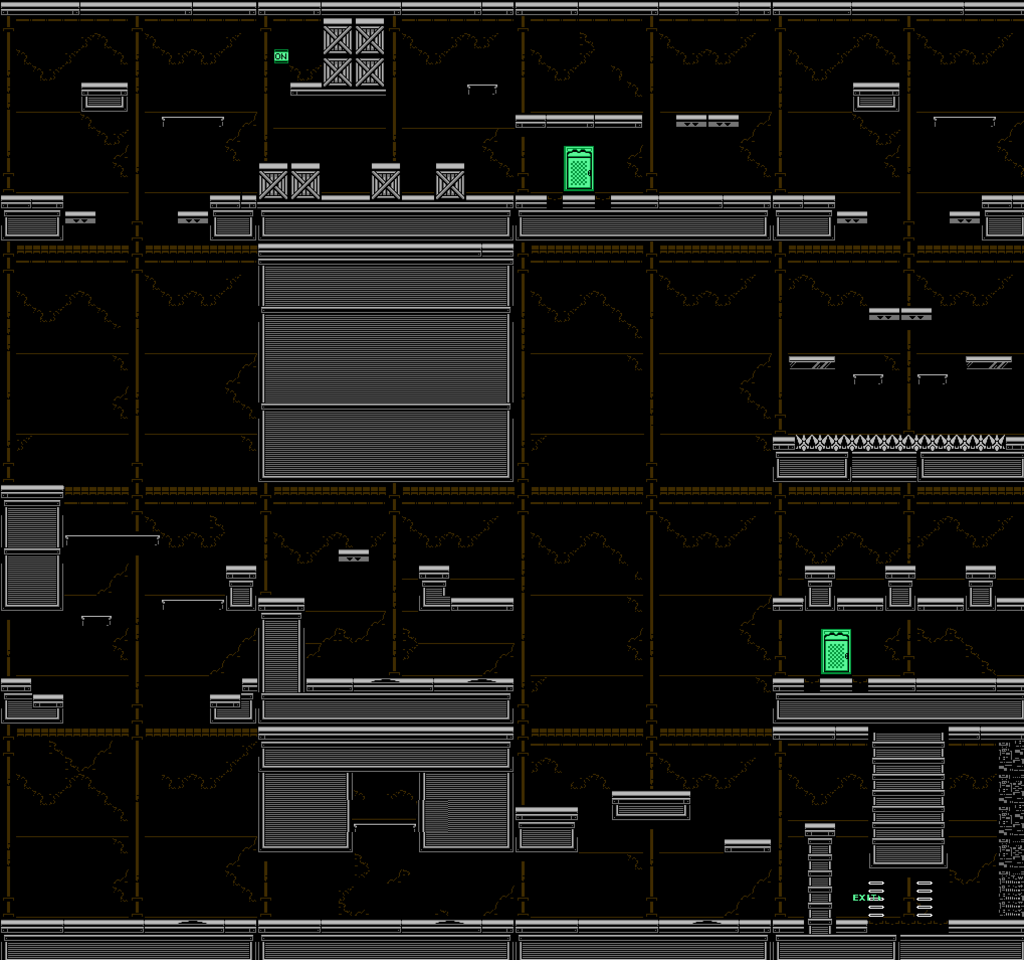

A 2D game scene composited from a Tiled map and its tileset images. What follows is a short description and the map's XML, with each tile layer's data collapsed to a summary:
An orthogonal 32x30 tile map with 32x32 px tiles, 1 tile layer (BackGround) and 129 objects (51x Step, 16x Capsule, 10x IronBar, 8x PowerStone, 5x RightBorder, ...).

<map version="1.2" tiledversion="1.2.4" orientation="orthogonal" renderorder="right-down" width="32" height="30" tilewidth="32" tileheight="32" infinite="0" nextlayerid="23" nextobjectid="144">
 <tileset firstgid="1" name="PittsburghDarkMap" tilewidth="32" tileheight="32" tilecount="960" columns="32">
  <image source="Pittsburgh_Dark_Map.png" width="1024" height="960" />
 </tileset>
 <layer id="1" name="BackGround" width="32" height="30">
  <data>[960 cells, 960 non-empty, 956 distinct tile ids]</data>
 </layer>
 <objectgroup id="18" name="RunEnemy">
  <object id="132" name="RunEnemy" x="268.5" y="878" width="22.5" height="48.5" />
 </objectgroup>
 <objectgroup id="19" name="Bat">
  <object id="133" name="Bat" x="807.5" y="240" width="23" height="17.5" />
  <object id="135" name="Bat" x="907.5" y="321" width="23" height="17.5" />
 </objectgroup>
 <objectgroup id="20" name="MissileEnemy">
  <object id="136" name="MissileEnemy" x="430" y="874.5" width="23.5" height="52.5" />
 </objectgroup>
 <objectgroup id="21" name="FlyEnemy">
  <object id="137" name="FlyEnemy" x="133" y="732" width="28" height="57" />
  <object id="138" name="FlyEnemy" x="630.5" y="30" width="25" height="54" />
 </objectgroup>
 <objectgroup id="2" name="Boundary">
  <object id="1" name="Roof" x="0" y="0" width="1024" height="16" />
  <object id="2" name="Ground" x="2.84217e-14" y="926" width="808" height="12" />
  <object id="3" name="LeftBorder" x="0" y="18" width="2" height="180.667" />
  <object id="4" name="LeftBorder" x="0" y="240" width="2" height="244" />
  <object id="5" name="LeftBorder" x="0" y="718" width="2" height="208" />
  <object id="6" name="RightBorder" x="1022" y="16" width="2" height="180" />
  <object id="7" name="LeftBorder" x="0" y="609" width="2" height="69" />
  <object id="8" name="RightBorder" x="1022" y="238" width="2" height="207" />
  <object id="9" name="RightBorder" x="1022" y="613" width="2" height="66" />
  <object id="10" name="RightBorder" x="1022" y="480" width="2" height="118" />
  <object id="11" name="RightBorder" x="1022" y="736" width="2" height="185" />
  <object id="12" name="Ground" x="831.333" y="924" width="192.667" height="14" />
 </objectgroup>
 <objectgroup id="12" name="IronBar">
  <object id="113" name="IronBar" x="467.5" y="86" width="29" height="2" />
  <object id="114" name="IronBar" x="67" y="536" width="92" height="2" />
  <object id="115" name="IronBar" x="163.5" y="600" width="63.5" height="2" />
  <object id="116" name="IronBar" x="81.5" y="617" width="27" height="2" />
  <object id="117" name="IronBar" x="351.5" y="825" width="68" height="2" />
  <object id="118" name="IronBar" x="853.5" y="375" width="29" height="2" />
  <object id="119" name="IronBar" x="918" y="375" width="29" height="2" />
  <object id="120" name="IronBar" x="934" y="117.5" width="61.5" height="2" />
  <object id="121" name="IronBar" x="934" y="117.5" width="61.5" height="2" />
  <object id="128" name="IronBar" x="163.5" y="117" width="59.5" height="2" />
 </objectgroup>
 <objectgroup id="16" name="GunEnemy">
  <object id="129" x="93.5" y="44.5" width="22.5" height="44" />
  <object id="130" x="234" y="157" width="22.5" height="44" />
  <object id="131" x="347.5" y="157.5" width="22.5" height="44" />
 </objectgroup>
 <objectgroup id="3" name="Steps">
  <object id="13" name="Step" x="83" y="88" width="43" height="23" />
  <object id="14" name="Step" x="0" y="200" width="63" height="39" />
  <object id="17" name="Step" x="209" y="200" width="48" height="40" />
  <object id="18" name="Step" x="290" y="84.6667" width="34" height="12" />
  <object id="19" name="Step" x="324" y="19.3333" width="61.3333" height="77.3333" />
  <object id="20" name="Step" x="260" y="168" width="58" height="34" />
  <object id="22" name="Step" x="373" y="168" width="26" height="33" />
  <object id="24" name="Step" x="437" y="168" width="26" height="33" />
  <object id="32" name="Step" x="514" y="201.333" width="320" height="39" />
  <object id="33" name="Step" x="982" y="198" width="42" height="40" />
  <object id="34" name="Step" x="853" y="86" width="45.3333" height="24.6667" />
  <object id="35" name="Step" x="515" y="119" width="125" height="7" />
  <object id="36" name="Step" x="678" y="118.667" width="58" height="7" />
  <object id="37" name="Step" x="870.667" y="312.667" width="58" height="7" />
  <object id="38" name="Step" x="834" y="215.333" width="32" height="7" />
  <object id="39" name="Step" x="951.333" y="216" width="30" height="7" />
  <object id="40" name="Step" x="967.333" y="361.333" width="44" height="7" />
  <object id="41" name="Step" x="790" y="362" width="44" height="7" />
  <object id="42" name="Step" x="1007" y="443" width="16" height="7" />
  <object id="43" name="Step" x="774" y="443" width="21" height="7" />
  <object id="44" name="Step" x="835" y="603" width="49" height="7" />
  <object id="45" name="Step" x="915" y="603" width="50" height="7" />
  <object id="46" name="Step" x="996" y="603" width="28" height="7" />
  <object id="47" name="Step" x="773" y="603" width="30" height="7" />
  <object id="48" name="Step" x="805" y="570" width="30" height="40" />
  <object id="49" name="Step" x="885" y="570" width="30" height="40" />
  <object id="50" name="Step" x="966" y="570" width="30" height="40" />
  <object id="51" name="Step" x="774" y="685" width="250" height="52" />
  <object id="52" name="Step" x="835" y="603" width="49" height="7" />
  <object id="53" name="Step" x="805" y="829" width="30" height="105" />
  <object id="54" name="Step" x="614" y="798" width="73" height="20" />
  <object id="55" name="Step" x="514" y="813" width="63" height="37" />
  <object id="56" name="Step" x="872" y="737" width="73" height="127" />
  <object id="57" name="Step" x="63.6667" y="215" width="30" height="7" />
  <object id="58" name="Step" x="180" y="218" width="30" height="7" />
  <object id="59" name="Step" x="258" y="200" width="253" height="279" />
  <object id="60" name="Step" x="0.666667" y="490" width="63" height="118.333" />
  <object id="61" name="Step" x="226.667" y="571.333" width="29.6667" height="39.6667" />
  <object id="62" name="Step" x="1.33333" y="685.333" width="29.6667" height="35" />
  <object id="63" name="Step" x="32" y="700" width="29.6667" height="21.6667" />
  <object id="64" name="Step" x="212" y="699.333" width="47" height="25" />
  <object id="65" name="Step" x="242" y="684.667" width="15" height="16.3333" />
  <object id="66" name="Step" x="256.667" y="604.667" width="45.6667" height="91" />
  <object id="67" name="Step" x="258" y="682.667" width="256" height="85.3333" />
  <object id="68" name="Step" x="258" y="769.333" width="92.6667" height="80" />
  <object id="69" name="Step" x="421.333" y="768.667" width="92.6667" height="81.3333" />
  <object id="70" name="Step" x="338.667" y="554" width="30" height="8" />
  <object id="71" name="Step" x="420" y="570.667" width="28" height="38.6667" />
  </objectgroup>
 <objectgroup id="4" name="Button">
  <!-- 47 objects omitted --></objectgroup>
 <objectgroup id="5" name="Location">
  <!-- 46 objects omitted --></objectgroup>
 <objectgroup id="6" name="Capsule">
  <!-- 45 objects omitted --></objectgroup>
 <objectgroup id="7" name="HeartEnegy">
  <!-- 29 objects omitted --></objectgroup>
 <objectgroup id="8" name="PowerStone">
  <!-- 24 objects omitted --></objectgroup>
 <objectgroup id="13" name="Thorns">
  <!-- 16 objects omitted --></objectgroup>
 <objectgroup id="11" name="Trigger">
  <!-- 15 objects omitted --></objectgroup>
 <objectgroup id="22" name="GunStock">
  <!-- 12 objects omitted --></objectgroup>
 <objectgroup id="15" name="Lazer">
  <!-- 7 objects omitted --></objectgroup>
 <objectgroup id="9" name="KeyCrystal">
  <!-- 3 objects omitted --></objectgroup>
 <objectgroup id="10" name="OneUp">
  <!-- 1 objects omitted --></objectgroup>
</map>
<!-- 50 of 129 objects omitted -->